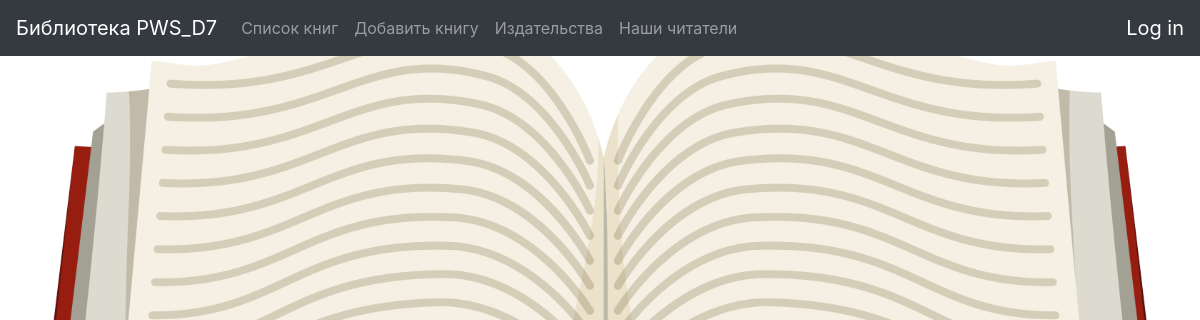
Page /readers/ on the earlier database version.
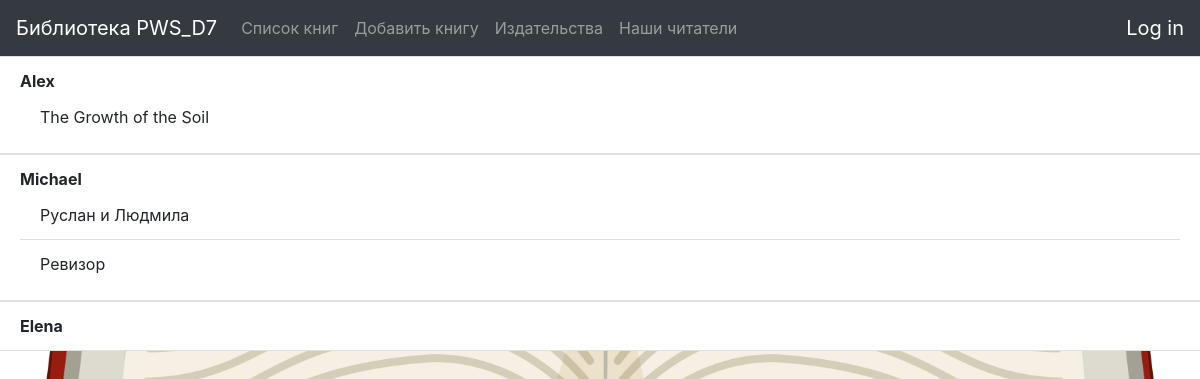
Same page on the later database version.
### p_library/models.py (models this page shows, shortened)
class Reader(models.Model):
    name = models.TextField()
    is_friend = models.BooleanField(default=True)

class Book(models.Model):
    ISBN = models.CharField(max_length=13)
    title = models.TextField()
    cover = models.ImageField(upload_to='images', height_field='cover_height', width_field='cover_width', max_length=100)
    cover_height = models.PositiveIntegerField()
    cover_width = models.PositiveIntegerField()
    description = models.TextField()
    year_release = models.SmallIntegerField()
    author = models.ForeignKey(Author, on_delete=models.CASCADE)
    publisher = models.ForeignKey(Publisher, null=True, on_delete=models.SET_NULL)
    price = models.DecimalField(max_digits=6, decimal_places=2)
    copy_count = models.PositiveSmallIntegerField(default=1)
    reader = models.ForeignKey(
        'Reader', on_delete=models.SET_NULL,
        null=True, blank=True,
        default='',
        related_name='get_book')

### p_library/views.py (the view)
# urls.py: path('readers/', reader_list),
def reader_list(request):
    template = loader.get_template('readers.html')
    readers = Reader.objects.all()
    books = Book.objects.all()
    user = request.user
    read_data = {
        "readers": readers,
        "books": books,
        "user": user,
    }
    return HttpResponse(template.render(read_data))

### p_library/templates/readers.html (shortened to what this page needs)
{% extends 'base.html' %}
{% block content%}
{% for reader in readers %}
<ul class="list-group list-group-flush font-weight-bold">
    <li class="list-group-item"> {{ reader.name }}
        <ul class="list-group list-group-flush font-weight-normal">
        {% for book in reader.get_book.all %}
            <li class="list-group-item"> {{ book.title }}</li>
        {% endfor %}
        </ul>
    </li>
</ul>
{% endfor %}
{% endblock %}

Differences in the rows shown:
added Reader: name "Alex"
added Book: title "The Growth of the Soil", shown under "Alex"
added Reader: name "Michael"
added Book: title "Руслан и Людмила", shown under "Michael"
added Book: title "Ревизор", shown under "Michael"
added Reader: name "Elena"
